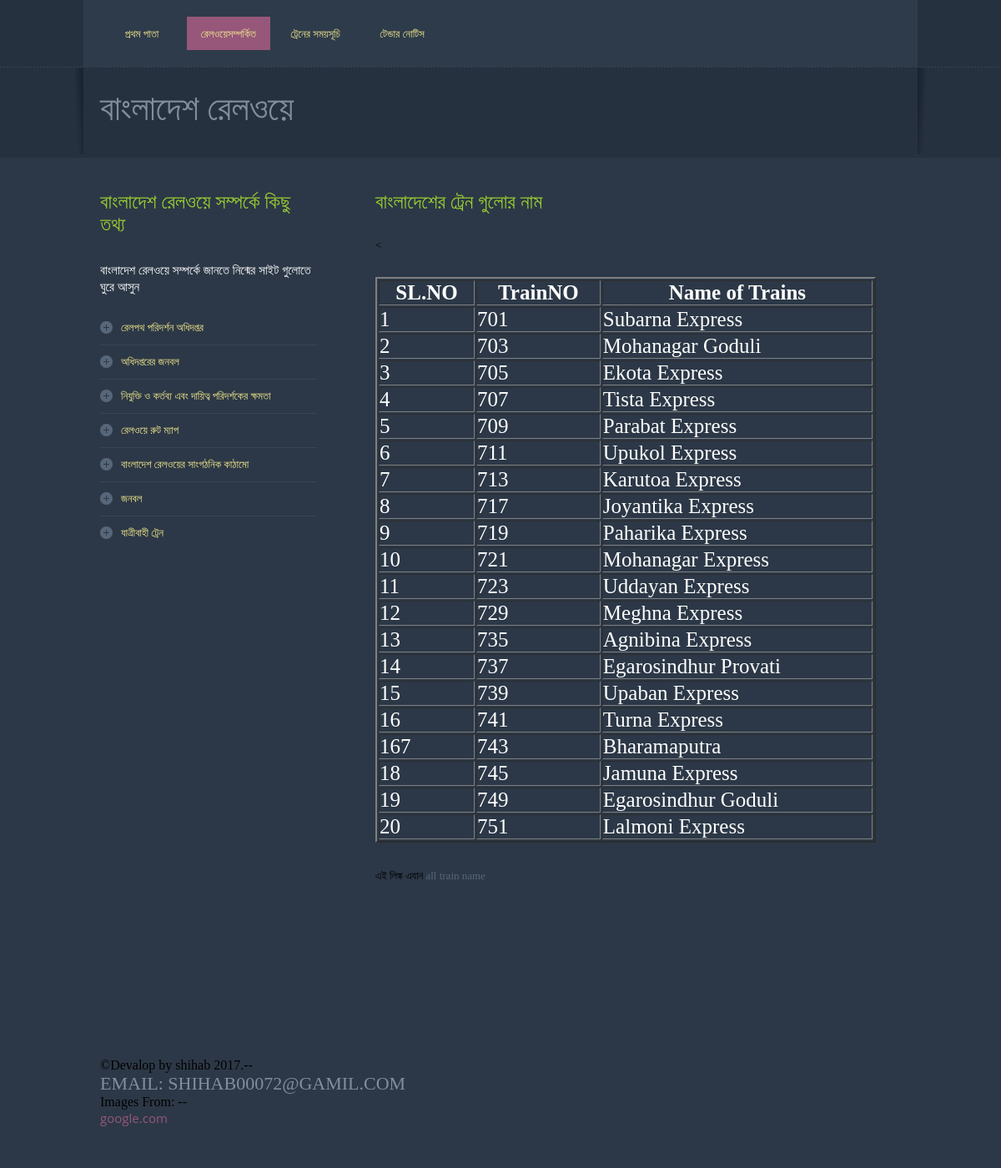
The page /train_name.php on the database its author committed.
### tables this page shows
CREATE TABLE `all_train_name` (
  `sirial` varchar(30) DEFAULT NULL,
  `train_NO` varchar(30) DEFAULT NULL,
  `train_name` varchar(50) DEFAULT NULL
);

### train_name.php (the view, shortened to what this page needs)
<!DOCTYPE html>
<head>
<link href="css/styles.css" rel="stylesheet" type="text/css" />
</head>
<body>
<div class="menu-wrapper">
  <div class="menu">
    <ul>
      <li><a href="index.php"id="ticket_link">প্রথম পাতা</a></li>
      <li><a href="about.php" class="active"id="ticket_link" >রেলওয়েসম্পর্কিত </a></li>
      <li><a href="services.php"id="ticket_link">ট্রেনের সময়সূচি</a></li>
      <li><a href="contact.php"id="ticket_link">টেন্ডার নোটিস</a></li>
    </ul>
  </div>
</div>
<div class="border-bottom"></div>
<div class="logo-wrapper">
  <div class="leftshadow"><img src="images/logo-wrap-left.jpg" /></div>
  <div class="logo">
    <h1>বাংলাদেশ রেলওয়ে </h1>
  </div>
  <div class="rightshadow"><img src="images/logo-wrap-right.jpg" /></div>
</div>
<div class="container">
  <div class="panel-wrapper">
    <div class="left-colum">
      <div class="panel">
        <div class="title">
          <h1 id="divission">বাংলাদেশ রেলওয়ে  সম্পর্কে কিছু তথ্য </h1>
          <h2 id="clr">বাংলাদেশ রেলওয়ে সম্পর্কে জানতে নিন্মের সাইট গুলোতে ঘুরে আসুন </h2>
        </div>
        <div class="content">
          <div class="right-panel">
            <ul>
              <li><a href="visit.php"id="ticket_link"> রেলপথ পরিদর্শন অধিদপ্তর</a></li>
              <li><a href="office_public.php"id="ticket_link">অধিদপ্তরের জনবল </a></li>
              <li><a href="man_kork_h.php"id="ticket_link">নিযুক্তি ও কর্তব্য এবং দায়িত্ব পরিদর্শকের ক্ষমতা</a></li>
              <li><a href="map.php"id="ticket_link"> রেলওয়ে রুট ম্যাপ</a></li>
              <li><a href="son_ghoton.php"id="ticket_link">বাংলাদেশ রেলওয়ের সাংগঠনিক কাঠামো</a></li>
              <li><a href="public_all.php"id="ticket_link">জনবল</a></li>
              <li class="borderNone"><a href="train_all.php"id="ticket_link">যাত্রীবাহী ট্রেন</a></li>
            </ul>
          </div>
        </div>
      </div>
    </div>
    <div class="right-colum">
      <div class="title">
        <h1 id="divission">বাংলাদেশের ট্রেন গুলোর নাম </h1>
      </div>
      <div class="content">
        <<p>
          <table border="2" width="600" style="color:white;font-size:25px">
<tr>
<th>SL.NO</th>
<th>TrainNO</th>
<th>Name of Trains</th>
</tr>
<?php
      $run=mysql_query("select * from all_train_name");
      while($row=mysql_fetch_array($run))
      {
        $sid=$row[0];
        $sname=$row[1];
        $semail=$row[2];
        echo"<tr >
        <td>$sid</td>
        <td>$sname</td>
        <td>$semail</td>
        </tr>";
      }
?>
</table><br/><br/>
        এই লিঙ্ক এযান  <a href="http://www.railway.gov.bd/site/page/f8898018-00a5-4096-a803-8b533232e60c/%E0%A6%B8%E0%A6%95%E0%A6%B2-%E0%A6%9F%E0%A7%8D%E0%A6%B0%E0%A7%87%E0%A6%A8">all train name</a>
          </p>
      </div>
    </div>
  </div>
</div>
<div class="footer-wrapper">
  <div class="footer">
   <p> <div id="foot">
       ©Devalop by shihab 2017.--<a href="https://mail.google.com/mail/u/0/#inbox"><h1> Email: shihab00072@gamil.com</h1></a> Images From: --<a href="http//google.com"><h2>google.com</h2></a> </p>
      </div>
</div>
</body>
</html>

### css/styles.css (style rules this page uses)
* { margin:0; padding:0; font-family:"Trebuchet MS"; }
body { background:#26313f; }
p { font-family:"Trebuchet MS"; color:#576679; font-size:13px; line-height:20px; }
a { text-decoration:none; color:#576679; }
ul li { list-style:none; outline:none; }
img { border:none; }
h1 { font-family:"Trebuchet MS"; color:#838d9d; font-size:22px; font-weight:normal; text-transform:uppercase; }
h2 { font-family: 'Open Sans', sans-serif; font-size:15px; color:#96577a; font-weight:normal; }
.menu-wrapper { width:1000px; margin:0 auto; margin-top:px; background:#2e3b4b; overflow:hidden; }
.menu { width:534px; float:left; margin-top:20px; margin-left:20px; margin-bottom:20px }
.menu ul li { float:left; width:100px; margin-right:4px; }
.menu ul li a { width:100px; height:40px; line-height:40px; display:block; font-family: 'Open Sans', sans-serif; font-size:14px; color:#96577a; text-align:center; text-transform:uppercase; }
.menu ul li a.active { background:#96577a; color:#ffffff; width:100px; height:40px; }
.border-bottom { width:100%; background:url(../images/dotted-line.jpg) repeat-x; height:1px; }
.logo-wrapper { width:1020px; margin:0 auto; overflow:hidden; }
.leftshadow { width:10px; float:left; }
.rightshadow { width:10px; float:right; }
.logo { width:1000px; float:left; }
.logo h1 { font-family:"Trebuchet MS"; font-size:42px; color:#838d9d; text-transform:uppercase; padding-left:20px; padding-top:25px; }
.panel { overflow:hidden; }
.content { overflow:hidden; font-size:13px; }
.container { width:100%; overflow:hidden; background:#2c3847; padding-bottom:40px; }
.panel-wrapper { width:960px; margin:0 auto; overflow:hidden; margin-top:40px; margin-bottom:40px; }
.panel-wrapper .panel { float:left; width:300px; }
.panel-wrapper .title h1 { padding-bottom:30px; }
.panel-wrapper .title h2 { font-size:15px; padding-bottom:20px; font-weight:normal; }
.panel-wrapper .content p { padding-bottom:30px; line-height:20px; }
.right-panel { width:100%; overflow:hidden; padding-bottom:43px; }
.right-panel ul li { display:block; border-bottom:1px solid #364658; height:40px; line-height:40px; }
.right-panel ul li a { ont-family:"Trebuchet MS"; color:#576679; font-size:13px; text-decoration:none; background:url(../images/icon-circle.png) no-repeat; padding-left:25px; }
.right-panel ul li.borderNone { border-bottom:none; }
.left-colum { width:260px; margin-right:30px; float:left; }
.left-colum .panel { width:260px; overflow:hidden; }
.right-colum { width:600px; margin-right:30px; float:right; }
.footer-wrapper { width:100%; background:#2c3847; overflow:hidden; }
.footer { width:960px; margin:0 auto; margin-top:50px; }
.footer p { text-align:center; padding-bottom:50px; }

### train_name.php (style rules this page uses)
#clr { color:white; font-size: 15px; }
#ticket_link { color:khaki; font-size: 13px; }
#divission { color:yellowgreen; font-size: 24px; }

### rows shown on the page
all_train_name: sirial "1", train_NO "701", train_name "Subarna Express"
all_train_name: sirial "2", train_NO "703", train_name "Mohanagar Goduli"
all_train_name: sirial "3", train_NO "705", train_name "Ekota Express"
all_train_name: sirial "4", train_NO "707", train_name "Tista Express"
all_train_name: sirial "5", train_NO "709", train_name "Parabat Express"
all_train_name: sirial "6", train_NO "711", train_name "Upukol Express"
all_train_name: sirial "7", train_NO "713", train_name "Karutoa Express"
all_train_name: sirial "8", train_NO "717", train_name "Joyantika Express"
all_train_name: sirial "9", train_NO "719", train_name "Paharika Express"
all_train_name: sirial "10", train_NO "721", train_name "Mohanagar Express"
all_train_name: sirial "11", train_NO "723", train_name "Uddayan Express"
all_train_name: sirial "12", train_NO "729", train_name "Meghna Express"
all_train_name: sirial "13", train_NO "735", train_name "Agnibina Express"
all_train_name: sirial "14", train_NO "737", train_name "Egarosindhur Provati"
all_train_name: sirial "15", train_NO "739", train_name "Upaban Express"
all_train_name: sirial "16", train_NO "741", train_name "Turna Express"
all_train_name: sirial "167", train_NO "743", train_name "Bharamaputra"
all_train_name: sirial "18", train_NO "745", train_name "Jamuna Express"
all_train_name: sirial "19", train_NO "749", train_name "Egarosindhur Goduli"
all_train_name: sirial "20", train_NO "751", train_name "Lalmoni Express"
